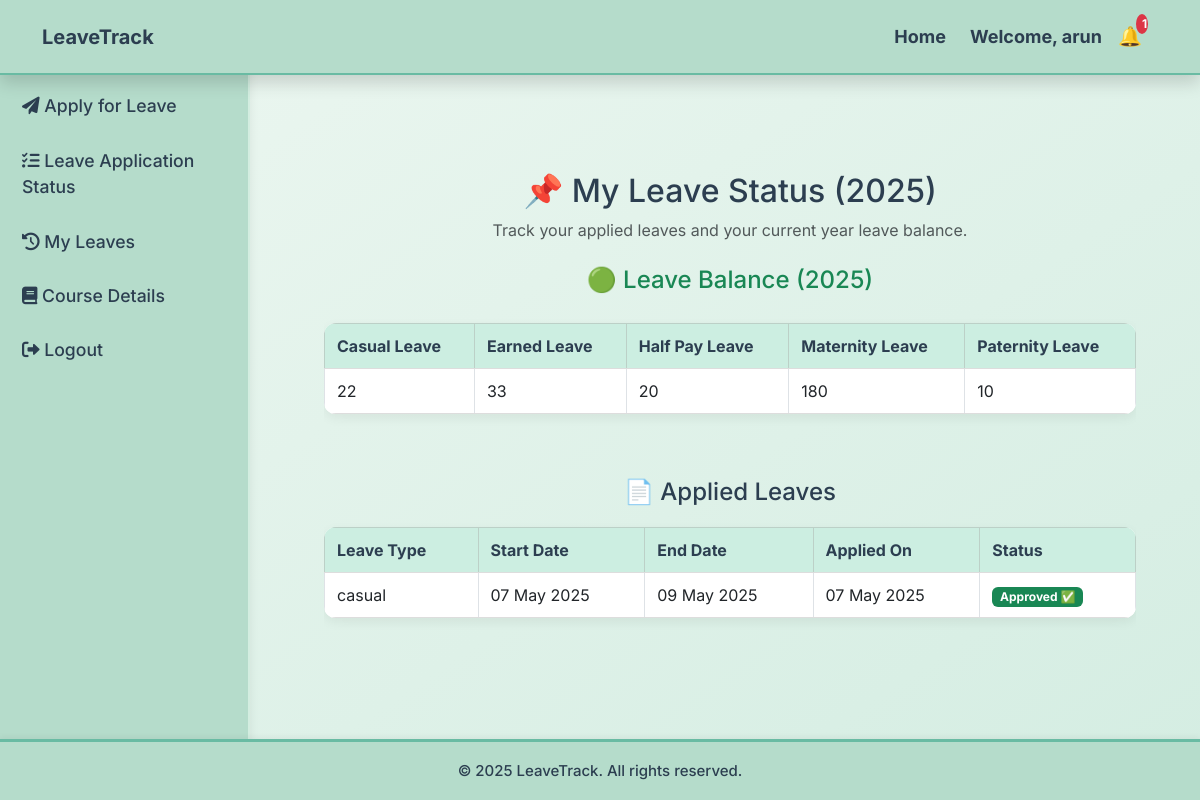
Page /leave_status/ (signed in) on the committed database.
### leave_management/models.py (models this page shows, shortened)
class LeaveBalance(models.Model):
    user = models.ForeignKey(User, on_delete=models.CASCADE)
    current_year = models.PositiveIntegerField(default=get_current_year)
    casual_leave = models.PositiveIntegerField(default=25)
    earned_leave = models.PositiveIntegerField(default=33)
    half_pay_leave = models.PositiveIntegerField(default=20)
    maternity_leave = models.PositiveIntegerField(default=180)
    paternity_leave = models.PositiveIntegerField(default=10)

class LeaveRequest(models.Model):
    LEAVE_TYPES = [
        ('casual', 'Casual Leave'),
        ('earned', 'Earned Leave'),
        ('half_pay', 'Half Pay Leave'),
        ('commuted', 'Commuted Leave'),
        ('maternity', 'Maternity Leave'),
        ('paternity', 'Paternity Leave'),
        ('special', 'Special Leave'),
    ]
    STATUS_CHOICES = [
        ('pending', 'Pending'),
        ('approved', 'Approved'),
        ('rejected', 'Rejected'),
    ]
    user = models.ForeignKey(User, on_delete=models.CASCADE)
    leave_type = models.CharField(max_length=20, choices=LEAVE_TYPES)
    start_date = models.DateField()
    end_date = models.DateField()
    applied_on = models.DateTimeField(auto_now_add=True)
    reason = models.TextField()
    status = models.CharField(max_length=10, choices=STATUS_CHOICES, default='pending')
    rejection_reason = models.TextField(blank=True, null=True)
    prefixed_leave = models.BooleanField(default=False)
    suffixed_leave = models.BooleanField(default=False)
    prefixed_count   = models.PositiveIntegerField(default=0)
    suffixed_count   = models.PositiveIntegerField(default=0)
    medical_certificate = models.FileField(
        upload_to='certificates/',
        blank=True,
        null=True
    )
    deduction_done = models.BooleanField(default=False)

### leave_management/views.py (the view)
# urls.py: path('leave_status/', views.leave_status, name='leave_status'),
@login_required
def leave_status(request):
    year = datetime.now().year
    leave_requests = LeaveRequest.objects.filter(user=request.user).order_by('-applied_on')
    try:
        leave_balance = LeaveBalance.objects.get(user=request.user, current_year=year)
    except LeaveBalance.DoesNotExist:
        leave_balance = None
    context = {
        'leave_requests': leave_requests,
        'leave_balance': leave_balance,
        'year': year,
    }
    return render(request, 'leave_management/leave_status.html', context)

### leave_management/context_processors.py (called while the page is built)
def notification_count(request):
    if request.user.is_authenticated:
        count = Notification.objects.filter(user=request.user, is_read=False).count()
        return {'notif_count': count}
    return {'notif_count': 0}

def inservice_courses_for_user(request):
    if request.user.is_authenticated:
        courses = InServiceCourse.objects.filter(user=request.user).order_by('-id')
        return {'sidebar_courses': courses}
    return {}

### leave_management/templates/leave_management/leave_status.html
{% extends 'leave_management/base.html' %}
{% block content %}
 <div class="container mt-5">
    <h2 class="text-center">📌 My Leave Status ({{ year }})</h2>
    <p class="text-center text-muted">Track your applied leaves and your current year leave balance.</p>
    {% if leave_balance %}
    <div class="mt-4">
        <h4 class="text-success text-center">🟢 Leave Balance ({{ year }})</h4>
        <div class="table-responsive mt-2">
            <table class="table table-bordered text-center">
                <thead class="table-success">
                    <tr>
                        <th>Casual Leave</th>
                        <th>Earned Leave</th>
                        <th>Half Pay Leave</th>
                        <th>Maternity Leave</th>
                        <th>Paternity Leave</th>
                    </tr>
                </thead>
                <tbody>
                    <tr>
                        <td>{{ leave_balance.casual_leave }}</td>
                        <td>{{ leave_balance.earned_leave }}</td>
                        <td>{{ leave_balance.half_pay_leave }}</td>
                        <td>{{ leave_balance.maternity_leave }}</td>
                        <td>{{ leave_balance.paternity_leave }}</td>
                    </tr>
                </tbody>
            </table>
        </div>
    </div>
    {% else %}
    <p class="text-center text-danger mt-3">⚠️ Leave balance for {{ year }} not found.</p>
    {% endif %}
    <div class="table-responsive mt-5">
        <h4 class="text-center">📄 Applied Leaves</h4>
        <table class="table table-bordered table-hover text-center">
            <thead class="table-success">
                <tr>
                    <th>Leave Type</th>
                    <th>Start Date</th>
                    <th>End Date</th>
                    <th>Applied On</th>
                    <th>Status</th>
                </tr>
            </thead>
            <tbody>
                {% for leave in leave_requests %}
                <tr>
                    <td>{{ leave.leave_type }}</td>
                    <td>{{ leave.start_date|date:"d M Y" }}</td>
                    <td>{{ leave.end_date|date:"d M Y" }}</td>
                    <td>{{ leave.applied_on|date:"d M Y" }}</td>
                    <td>
                        {% if leave.status == "approved" %}
                            <span class="badge bg-success">Approved ✅</span>
                        {% elif leave.status == "rejected" %}
                            <span class="badge bg-danger">Rejected ❌</span>
                            {% if leave.rejection_reason %}
                                <div class="text-danger small mt-1">📝 {{ leave.rejection_reason }}</div>
                            {% endif %}
                        {% else %}
                            <span class="badge bg-warning">Pending ⏳</span>
                        {% endif %}
                    </td>
                </tr>
                {% empty %}
                <tr>
                    <td colspan="5" class="text-muted">No leave records found.</td>
                </tr>
                {% endfor %}
            </tbody>
        </table>
    </div>
</div>
{% endblock %}

### leave_management/templates/leave_management/base.html (shortened to what this page needs)
<!DOCTYPE html>
<html lang="en">
<head>
    {% load static %}
    <link href="https://cdn.jsdelivr.net/npm/bootstrap@5.3.0/dist/css/bootstrap.min.css" rel="stylesheet">
    <link rel="stylesheet" href="https://cdnjs.cloudflare.com/ajax/libs/font-awesome/6.0.0/css/all.min.css">
    <link rel="stylesheet" href="{% static 'css/style.css' %}">
</head>
<body>
    {% if user.is_authenticated %}
    <div class="sidebar">
        <ul>
            {% if user.is_superuser %}
                <li><a href="{% url 'admin_dashboard' %}"><i class="fas fa-user-shield"></i> Admin Dashboard</a></li>
                <li><a href="{% url 'admin_leave_requests' %}"><i class="fas fa-clipboard-check"></i> Approve Leaves</a></li>
                <li><a href="{% url 'admin_users' %}"><i class="fas fa-users"></i> Manage Users</a></li>
                <li><a href="{% url 'admin_certificates' %}"><i class="fas fa-file-alt"></i> Manage Certificates</a></li>
                <li><a href="{% url 'logout' %}"><i class="fas fa-sign-out-alt"></i> Logout</a></li>
            {% else %}
                <li><a href="{% url 'dashboard' %}"> Dashboard</a></li>
                <li><a href="{% url 'apply_leave' %}"><i class="fas fa-paper-plane"></i> Apply for Leave</a></li>
                <li><a href="{% url 'leave_status' %}"><i class="fas fa-tasks"></i> Leave Application Status</a></li>
                <li><a href="{% url 'my_leaves' %}"><i class="fas fa-history"></i> My Leaves</a></li>
                <li><a href="{% url 'inservice_course' %}"><i class="fas fa-book"></i> Course Details</a></li>
                <li><a href="{% url 'logout' %}"><i class="fas fa-sign-out-alt"></i> Logout</a></li>
            {% endif %}
        </ul>
    </div>
    {% endif %}
    <div class="main-content">
        <nav class="navbar navbar-expand-lg navbar-light shadow" style="background: #A9CCE3;">
            <div class="container">
                <a class="navbar-brand fw-bold" href="{% url 'home' %}" style="color: #2C3E50;">LeaveTrack</a>
                <div class="collapse navbar-collapse" id="navbarNav">
                    <ul class="navbar-nav ms-auto align-items-center">
                        <li class="nav-item">
                            <a class="nav-link" href="{% url 'home' %}" style="color: #2C3E50;">Home</a>
                        </li>
                        {% if user.is_authenticated %}
                        <li class="nav-item mx-2">
                            <span class="nav-link" style="color: #2C3E50;">Welcome, {{ user.username }}</span>
                        </li>
                        <li class="nav-item">
                            <a href="{% url 'notifications' %}" class="notification-icon position-relative me-3">
                                🔔
                                {% if notif_count > 0 %}
                                    <span class="badge bg-danger position-absolute top-0 start-100 translate-middle">
                                        {{ notif_count }}
                                    </span>
                                {% endif %}
                            </a>
                        </li>
                        {% else %}
                        <li class="nav-item">
                            <a class="nav-link" href="{% url 'login' %}" style="color: #2C3E50;">Login</a>
                        </li>
                        {% endif %}
                    </ul>
                </div>
            </div>
        </nav>
        <div class="container py-4">
            {% block content %} {% endblock %}
        </div>
    </div>
    <footer class="footer mt-auto text-center">
        <p class="m-0">© 2025 LeaveTrack. All rights reserved.</p>
    </footer>
</body>
</html>

### leave_management/static/css/style.css (style rules this page uses)
body { background: linear-gradient(to bottom right, #edf7f1, #d4ede2); color: #2C3E50; font-family: 'Inter', sans-serif; margin: 0; padding: 0; display: flex; flex-direction: column; min-height: 100vh; }
.sidebar { width: 250px; height: 100vh; background: #b5dccb; padding-top: 25px; position: fixed; left: 0; top: 0; box-shadow: 2px 0 8px rgba(0, 0, 0, 0.05); border-right: 2px solid #d3ede0; }
.sidebar ul { list-style: none; padding: 0; }
.sidebar ul li { padding: 14px 22px; transition: all 0.3s ease-in-out; }
.sidebar ul li a { text-decoration: none; color: #2C3E50; font-size: 1.1rem; font-weight: 500; display: block; }
.navbar { background: #b5dccb; padding: 15px 25px; font-size: 18px; font-weight: bold; display: flex; justify-content: space-between; align-items: center; position: fixed; width: 100%; top: 0; left: 0; z-index: 1000; box-shadow: 0px 2px 6px rgba(0,0,0,0.05); }
.main-content { margin-left: 260px; padding: 100px 40px 60px; flex-grow: 1; }
.table { width: 100%; border-collapse: collapse; margin-top: 20px; background: #ffffff; border-radius: 12px; overflow: hidden; box-shadow: 0px 4px 12px rgba(0, 0, 0, 0.06); }
.table th { background: #cceee1; color: #2C3E50; padding: 14px; font-size: 16px; border-bottom: 2px solid #a1d6bf; }
.table td { padding: 12px; border-bottom: 1px solid #e1f4ec; }
.table tbody tr:nth-child(odd) { background: #ffffff; }
.notification-icon { position: relative; font-size: 24px; margin-right: 20px; }
.notification-icon .badge { position: absolute; top: -8px; right: -10px; background: #e74c3c; color: white; border-radius: 50%; padding: 4px 6px; font-size: 12px; }
.footer { text-align: center; background: #b5dccb; padding: 15px; color: #2C3E50; font-size: 16px; font-weight: 500; border-top: 3px solid #69bba3; box-shadow: 0px -2px 6px rgba(0, 0, 0, 0.05); position: fixed; width: 100%; bottom: 0; left: 0; }
.navbar { background: #b5dccb !important; color: #2C3E50; box-shadow: 0 2px 6px rgba(0, 0, 0, 0.05); border-bottom: 2px solid #69bba3; }
.footer { background: #b5dccb !important; color: #2C3E50; font-size: 15px; font-weight: 500; padding: 18px 20px; border-top: 3px solid #69bba3; box-shadow: 0px -2px 6px rgba(0, 0, 0, 0.05); position: fixed; bottom: 0; left: 0; width: 100%; z-index: 999; }
.notification-icon { font-size: 1.2rem; text-decoration: none; color: #000; position: relative; }
.table { width: 100%; border-collapse: collapse; }
.table th, .table td { padding: 10px 12px; text-align: left; vertical-align: middle; border-bottom: 1px solid #ddd; }

### rows in the picture
LeaveBalance: casual_leave "22", earned_leave "33", half_pay_leave "20", maternity_leave "180", paternity_leave "10"
LeaveRequest: leave_type "casual", start_date "07 May 2025", end_date "09 May 2025", applied_on "07 May 2025", status "Approved ✅"

### other values in the picture
{{ user.username }} "arun"
{{ notif_count }} "1"
